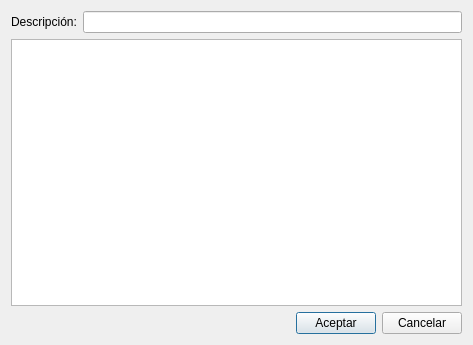
<?xml version="1.0" encoding="UTF-8"?>
<ui version="4.0">
 <class>NominaModelDialog</class>
 <widget class="QDialog" name="NominaModelDialog">
  <property name="windowModality">
   <enum>Qt::WindowModal</enum>
  </property>
  <property name="geometry">
   <rect>
    <x>0</x>
    <y>0</y>
    <width>473</width>
    <height>345</height>
   </rect>
  </property>
  <property name="windowTitle">
   <string>Dialog</string>
  </property>
  <layout class="QVBoxLayout" name="verticalLayout">
   <item>
    <layout class="QHBoxLayout" name="horizontalLayout">
     <item>
      <widget class="QLabel" name="label">
       <property name="text">
        <string>Descripción:</string>
       </property>
      </widget>
     </item>
     <item>
      <widget class="QLineEdit" name="busquedaLineEdit"/>
     </item>
    </layout>
   </item>
   <item>
    <widget class="QTableView" name="nominaModelTableView">
     <property name="selectionMode">
      <enum>QAbstractItemView::SingleSelection</enum>
     </property>
     <property name="selectionBehavior">
      <enum>QAbstractItemView::SelectRows</enum>
     </property>
    </widget>
   </item>
   <item>
    <layout class="QHBoxLayout" name="horizontalLayout_2">
     <item>
      <spacer name="horizontalSpacer">
       <property name="orientation">
        <enum>Qt::Horizontal</enum>
       </property>
       <property name="sizeHint" stdset="0">
        <size>
         <width>40</width>
         <height>20</height>
        </size>
       </property>
      </spacer>
     </item>
     <item>
      <widget class="QPushButton" name="aceptarPushButton">
       <property name="text">
        <string>Aceptar</string>
       </property>
      </widget>
     </item>
     <item>
      <widget class="QPushButton" name="cancelarPushButton">
       <property name="text">
        <string>Cancelar</string>
       </property>
      </widget>
     </item>
    </layout>
   </item>
  </layout>
 </widget>
 <resources/>
 <connections/>
</ui>
